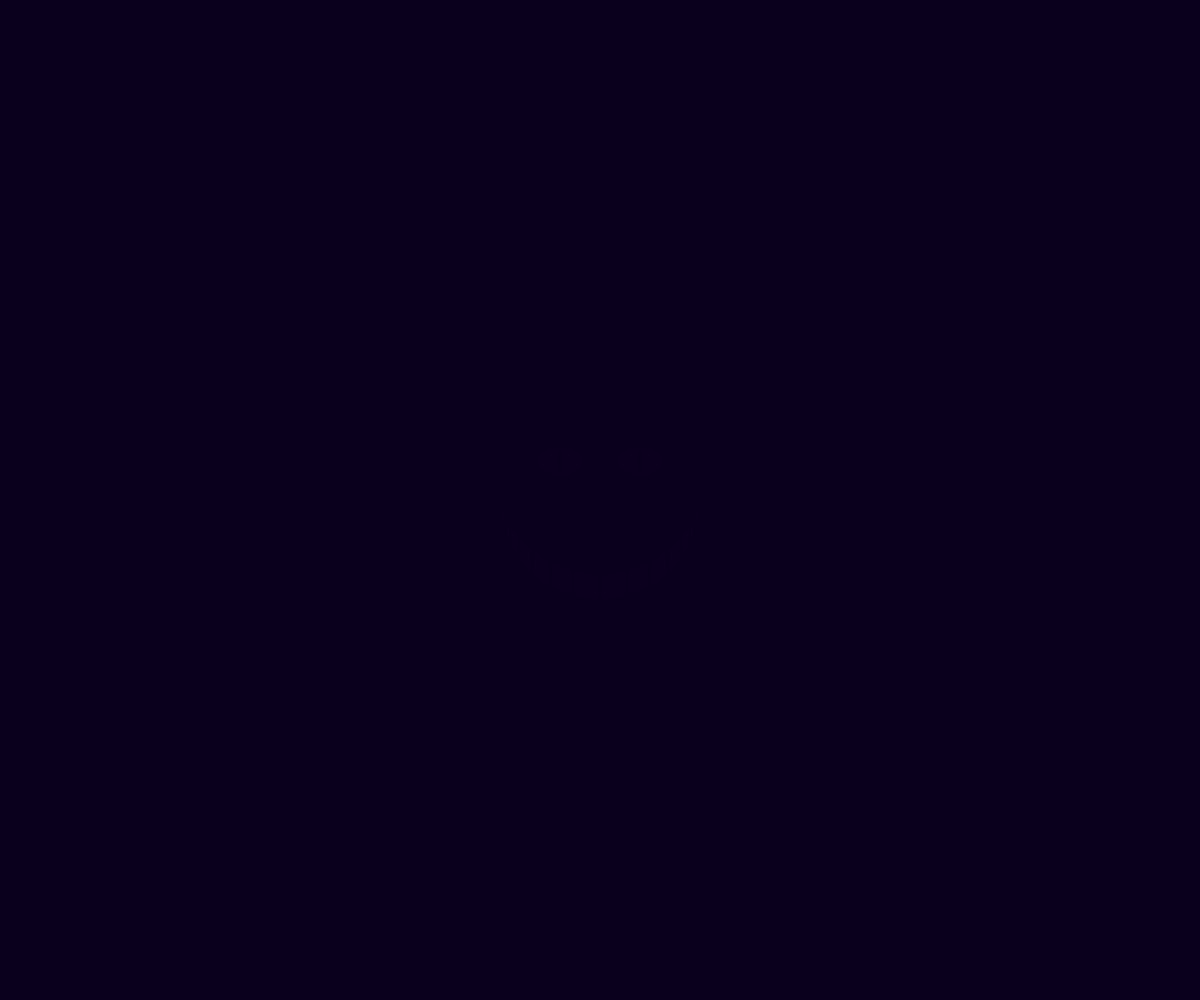
Frame 1 (no input)
Frame 60 (no input): blank canvas, image omitted
Frame 120 (the mouse pressed at the canvas centre since frame 60): blank canvas, image omitted

The p5.js sketch that drew this single still picture (run headless with seeded random() and noise() and a simulated clock; from frame 60 on, the mouse is pressed at the canvas centre):

// p5.js sketch
// ── sketch.js
var bg;
var tClick;
var theta;
var dEye;
var RIGHT, DOWN, LEFT, UP;
var eye1, eye2;
var eyeColor;
var ALPHA_STEP;
var mouth;

function setup() {
  createCanvas(windowWidth, windowHeight);
  bg = color(10, 0, 30);
  background(bg);
  theta = 0;
  dEye = 150;
  LEFT = 0;
  RIGHT = 1;
  DOWN = 2;
  UP = 3;
  eye1 = new Eye(width / 2 + 40, height / 2 - 40, 50);
  eye2 = new Eye(width / 2 - 40, height / 2 - 40, 50);
  ALPHA_STEP = -2;
  mouth = new Mouth();
}

function draw() {
  background(bg);
  mouth.display();
  if ((millis() - tClick < 2000) && (ALPHA_STEP > 0)) {
    return;
  }
  eye1.display();
  eye2.display();
}


function mouseClicked() {
  ALPHA_STEP *= -1;
  tClick = millis();
}


Mouth = function() {
  this.x = width / 2;
  this.y = height / 2;
  this.d = 200;
  this.alpha = 1;

  this.display = function() {
    noStroke();
    fill(255, 255, 255, this.alpha);
    ellipse(this.x, this.y, this.d);
    this.alpha += ALPHA_STEP;
    this.alpha = constrain(this.alpha, 0, 255);

    fill(bg);
    ellipse(this.x, this.y - 30, this.d * 1.05);

    stroke(bg, this.alpha);
    strokeWeight(2);
    var x = width / 2;
    for (var i = 6; i > 0; i--) {
      x += 4.5 * i;
      line(x, 0, x, width);
    }

    x = width / 2;
    line(x, 0, x, width);

    for (i = 6; i > 0; i--) {
      x -= 4.5 * i;
      line(x, 0, x, width);
    }
  }
}

// ── arco.js
function Pupil(x, y, l, theta, fillColor, side) {
  
  this.d = l/sin(theta);
  this.r = this.d/2;
  this.p = createVector();
  var thetaOffset;
  this.alpha = 1;
  this.fillColor = fillColor;
  
  switch(side) {
    case RIGHT:
      thetaOffset = 0;
      break;
    case DOWN:
      thetaOffset = PI/2;
      break;
    case LEFT:
      thetaOffset = PI;
      break;
    case UP:
      thetaOffset = 3*PI/2;
      break;
    default:
      print('Unknown side: ', side);
  }
  
  this.thetaIni = -theta + thetaOffset;
  this.thetaFin =  theta + thetaOffset;
  
  switch(side) {
    case RIGHT:
    case LEFT:
      this.p.x = x - this.r * cos(this.thetaIni);
      this.p.y = y;
      break;
    case DOWN:
    case UP:
      this.p.y = y - this.r * sin(this.thetaIni);
      this.p.x = x;
      break;
    default:
      print('Unknown side: ', side);
  }
  
  
  this.display = function() {
    var fillColor = color(red(this.fillColor),
                         green(this.fillColor),
                         blue(this.fillColor),
                         this.alpha);
    noStroke();
    fill(fillColor);

    arc(this.p.x, this.p.y, this.d, this.d,
        this.thetaIni, this.thetaFin, CHORD);
    this.alpha += ALPHA_STEP;
    this.alpha = constrain(this.alpha, 0, 255);
  }
}
// ── eye.js
function Eye(x, y, l) {
  
  this.p = createVector(x, y);
  var yellow = color(220, 200, 30);

  this.top = new Pupil(x, y, l, radians(55), yellow, UP);
  this.bottom = new Pupil(x, y, l, radians(65), yellow, DOWN);
  this.pupilLeft = new Pupil(x, y, l/2, radians(30), color(0), LEFT);
  this.pupilRight = new Pupil(x, y, l/2, radians(30), color(0), RIGHT);
  this.shine = new Pupil(x + 1, y - 3, l/5, radians(30), color(255), RIGHT);
  
  this.display = function() {
    this.top.display();
    this.bottom.display();
    this.pupilLeft.display();
    this.pupilRight.display();
    this.shine.display();
  }
}
